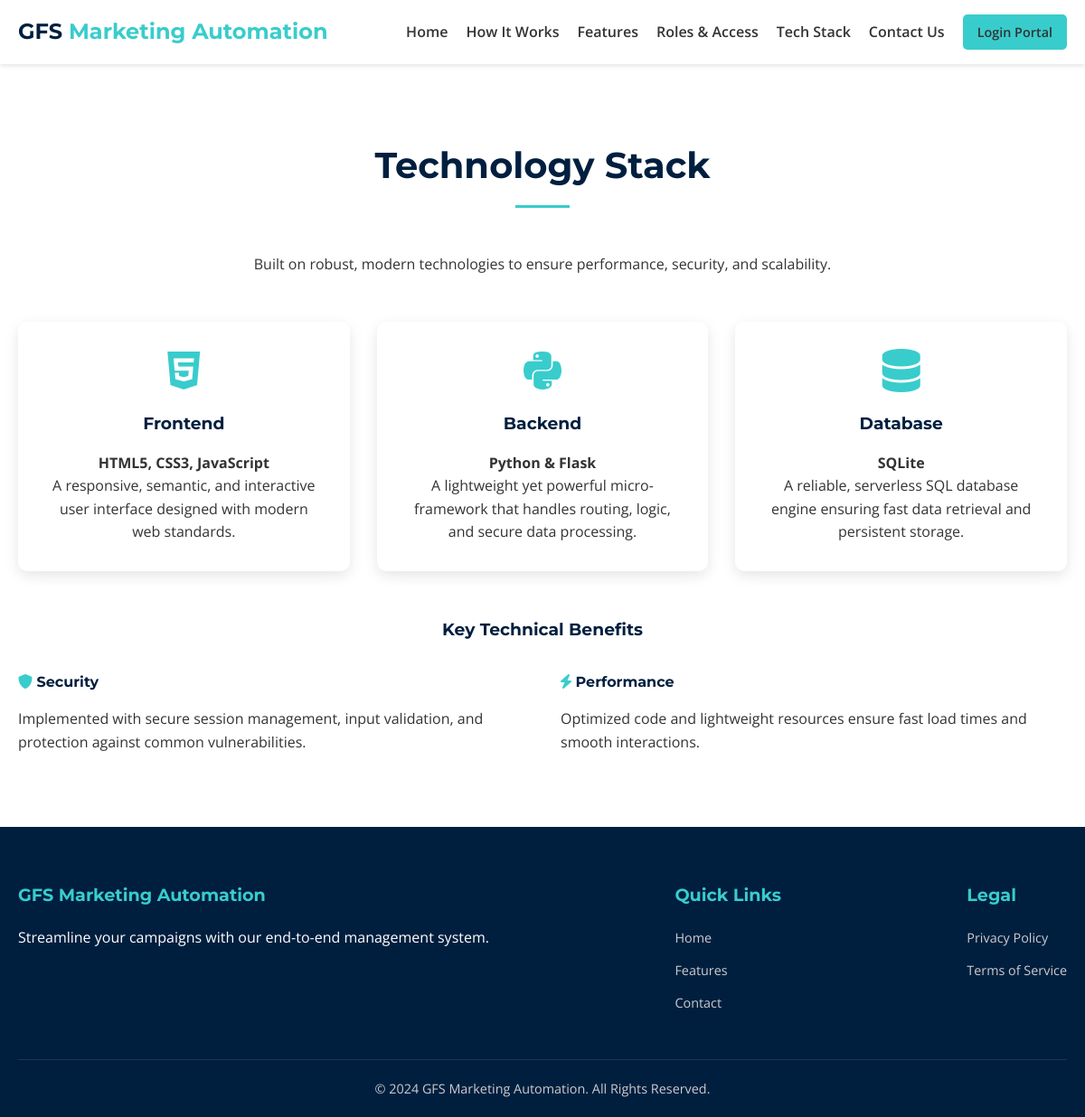
The page /tech-stack on the database its author committed.
### tables this page shows
CREATE TABLE site_tech_stack (
    id INTEGER PRIMARY KEY AUTOINCREMENT,
    category TEXT NOT NULL,
    title TEXT NOT NULL,
    description TEXT NOT NULL,
    icon TEXT NOT NULL
);

CREATE TABLE site_content (
    id INTEGER PRIMARY KEY AUTOINCREMENT,
    page TEXT NOT NULL,
    section TEXT NOT NULL,
    key TEXT NOT NULL,
    value TEXT NOT NULL,
    UNIQUE(page, section, key)
);

### app.py (the view)
@app.route('/tech-stack')
def tech_stack():
    conn = get_db_connection()
    tech_items = conn.execute('SELECT * FROM site_tech_stack').fetchall()
    conn.close()
    return render_template('tech_stack.html', tech_items=tech_items)

### app.py (called while the page is built)
def get_db_connection():
    conn = sqlite3.connect('database.db')
    conn.row_factory = sqlite3.Row
    return conn

@app.context_processor
def inject_global_data():
    conn = get_db_connection()
    try:
        theme_row = conn.execute("SELECT value FROM settings WHERE key = 'theme'").fetchone()
        theme = theme_row['value'] if theme_row else 'default'
        site_rows = conn.execute("SELECT section, key, value FROM site_content WHERE page = 'global'").fetchall()
        site_data = {}
        for row in site_rows:
            if row['section'] not in site_data:
                site_data[row['section']] = {}
            site_data[row['section']][row['key']] = row['value']
    except sqlite3.OperationalError:
        theme = 'default'
        site_data = {}
    finally:
        conn.close()
    return dict(theme=theme, site=site_data)

### templates/tech_stack.html (shortened to what this page needs)
{% extends 'base.html' %}
{% block content %}
<section class="section-padding">
    <div class="container">
        <h1 class="section-title">Technology Stack</h1>
        <p class="text-center" style="max-width: 700px; margin: 0 auto 50px;">
            Built on robust, modern technologies to ensure performance, security, and scalability.
        </p>
        <div class="grid-3">
            {% for item in tech_items %}
            <div class="card">
                <i class="{{ item.icon }} card-icon"></i>
                <h3>{{ item.category }}</h3>
                <p><strong>{{ item.title }}</strong></p>
                <p>{{ item.description }}</p>
            </div>
            {% endfor %}
        </div>
        <div class="text-center" style="margin-top: 50px;">
            <h3>Key Technical Benefits</h3>
            <div class="grid-2" style="margin-top: 30px; text-align: left;">
                <div>
                    <h4><i class="fas fa-shield-alt" style="color: var(--secondary-color);"></i> Security</h4>
                    <p>Implemented with secure session management, input validation, and protection against common
                        vulnerabilities.</p>
                </div>
                <div>
                    <h4><i class="fas fa-bolt" style="color: var(--secondary-color);"></i> Performance</h4>
                    <p>Optimized code and lightweight resources ensure fast load times and smooth interactions.</p>
                </div>
            </div>
        </div>
    </div>
</section>
{% endblock %}

### templates/base.html (shortened to what this page needs)
<!DOCTYPE html>
<html lang="en">
<head>
    <link rel="stylesheet" href="https://cdnjs.cloudflare.com/ajax/libs/font-awesome/6.0.0/css/all.min.css">
    <link rel="stylesheet" href="{{ url_for('static', filename='styles.css') }}">
</head>
<body class="{{ theme + '-theme' if theme and theme != 'default' else '' }}">
    <nav class="navbar">
        <div class="container">
            <a href="{{ url_for('index') }}" class="logo">
                {% set parts = (site.site.title if site.site else 'GFS System').split(' ') %}
                {{ parts[0] }} <span>{{ parts[1:]|join(' ') }}</span>
            </a>
            <ul class="nav-links">
                <li><a href="{{ url_for('index') }}">Home</a></li>
                <li><a href="{{ url_for('how_it_works') }}">How It Works</a></li>
                <li><a href="{{ url_for('features') }}">Features</a></li>
                <li><a href="{{ url_for('roles') }}">Roles & Access</a></li>
                <li><a href="{{ url_for('tech_stack') }}">Tech Stack</a></li>
                <li><a href="{{ url_for('contact') }}">Contact Us</a></li>
                <li><a href="{{ url_for('login') }}" class="btn btn-primary small-btn">Login Portal</a></li>
            </ul>
        </div>
    </nav>
    <main>
        {% block content %}{% endblock %}
    </main>
    <footer>
        <div class="container">
            <div class="footer-content">
                <div class="footer-section">
                    <h3>{{ site.site.title if site.site else 'GFS Marketing Automation' }}</h3>
                    <p>{{ site.footer.description if site.footer else 'Streamline your campaigns with our end-to-end
                        management system.' }}</p>
                </div>
                <div class="footer-section">
                    <h3>Quick Links</h3>
                    <ul>
                        <li><a href="{{ url_for('index') }}">Home</a></li>
                        <li><a href="{{ url_for('features') }}">Features</a></li>
                        <li><a href="{{ url_for('contact') }}">Contact</a></li>
                    </ul>
                </div>
                <div class="footer-section">
                    <h3>Legal</h3>
                    <ul>
                        <li><a href="{{ url_for('privacy') }}">Privacy Policy</a></li>
                        <li><a href="{{ url_for('terms') }}">Terms of Service</a></li>
                    </ul>
                </div>
            </div>
            <div class="footer-bottom">
                <p>{{ (site.footer.copyright if site.footer else '&copy; 2024 GFS Marketing Automation. All Rights
                    Reserved.')|safe }}</p>
            </div>
        </div>
    </footer>
</body>
</html>

### static/styles.css (style rules this page uses)
:root { --primary-color: #001f3f; --secondary-color: #39cccc; --accent-color: #0074D9; --text-color: #333; --light-gray: #f4f4f4; --white: #ffffff; --bg-color: #ffffff; --card-bg: #ffffff; --sidebar-bg: #001f3f; --sidebar-text: #ffffff; --font-heading: 'Montserrat', sans-serif; --font-body: 'Open Sans', sans-serif; --transition: all 0.3s ease; }
* { margin: 0; padding: 0; box-sizing: border-box; }
body { font-family: var(--font-body); line-height: 1.6; color: var(--text-color); background-color: var(--bg-color); }
h1, h2, h3, h4, h5, h6 { font-family: var(--font-heading); color: var(--primary-color); margin-bottom: 1rem; }
a { text-decoration: none; color: inherit; }
ul { list-style: none; }
.container { max-width: 1200px; margin: 0 auto; padding: 0 20px; }
.navbar { background-color: var(--card-bg); box-shadow: 0 2px 5px rgba(0, 0, 0, 0.1); position: sticky; top: 0; z-index: 1000; padding: 1rem 0; }
.navbar .container { display: flex; justify-content: space-between; align-items: center; }
.logo { font-size: 1.5rem; font-weight: 700; color: var(--primary-color); font-family: var(--font-heading); }
.logo span { color: var(--secondary-color); }
.nav-links { display: flex; align-items: center; gap: 20px; }
.nav-links a { font-weight: 600; color: var(--text-color); transition: var(--transition); }
.btn { display: inline-block; padding: 10px 20px; border-radius: 5px; font-weight: 600; transition: var(--transition); cursor: pointer; border: none; }
.btn-primary { background-color: var(--secondary-color); color: #fff; }
.small-btn { padding: 8px 16px; font-size: 0.9rem; }
.section-padding { padding: 80px 0; }
.text-center { text-align: center; }
.section-title { font-size: 2.5rem; margin-bottom: 50px; text-align: center; position: relative; padding-bottom: 15px; }
.section-title::after { content: ''; position: absolute; bottom: 0; left: 50%; transform: translateX(-50%); width: 60px; height: 3px; background-color: var(--secondary-color); }
.grid-2 { display: grid; grid-template-columns: repeat(2, 1fr); gap: 40px; align-items: center; }
.grid-3 { display: grid; grid-template-columns: repeat(auto-fit, minmax(300px, 1fr)); gap: 30px; }
.card { background: var(--card-bg); padding: 30px; border-radius: 10px; box-shadow: 0 5px 15px rgba(0, 0, 0, 0.1); transition: var(--transition); text-align: center; color: var(--text-color); }
.card-icon { font-size: 3rem; color: var(--secondary-color); margin-bottom: 20px; }
footer { background-color: var(--primary-color); color: var(--white); padding: 60px 0 20px; }
footer { background-color: var(--sidebar-bg); color: var(--sidebar-text); }
.footer-content { display: flex; justify-content: space-between; flex-wrap: wrap; gap: 40px; margin-bottom: 40px; }
.footer-section h3 { color: var(--secondary-color); font-size: 1.2rem; margin-bottom: 20px; }
.footer-section ul li { margin-bottom: 10px; }
.footer-section ul li a { color: #ccc; font-size: 0.9rem; }
.footer-bottom { text-align: center; padding-top: 20px; border-top: 1px solid rgba(255, 255, 255, 0.1); font-size: 0.9rem; color: #ccc; }

### rows shown on the page
site_tech_stack: category "Frontend", title "HTML5, CSS3, JavaScript", description "A responsive, semantic, and interactive user interface designed with modern web standards."
site_tech_stack: category "Backend", title "Python & Flask", description "A lightweight yet powerful micro-framework that handles routing, logic, and secure data processing."
site_tech_stack: category "Database", title "SQLite", description "A reliable, serverless SQL database engine ensuring fast data retrieval and persistent storage."
site_content: site "GFS Marketing Automation"
site_content: footer "Streamline your campaigns with our end-to-end management system."
site_content: value "© 2024 GFS Marketing Automation. All Rights Reserved."

### other values the page prints
{{ parts[0] }} "GFS"
{{ parts[1:]|join(' ') }} "Marketing Automation"
